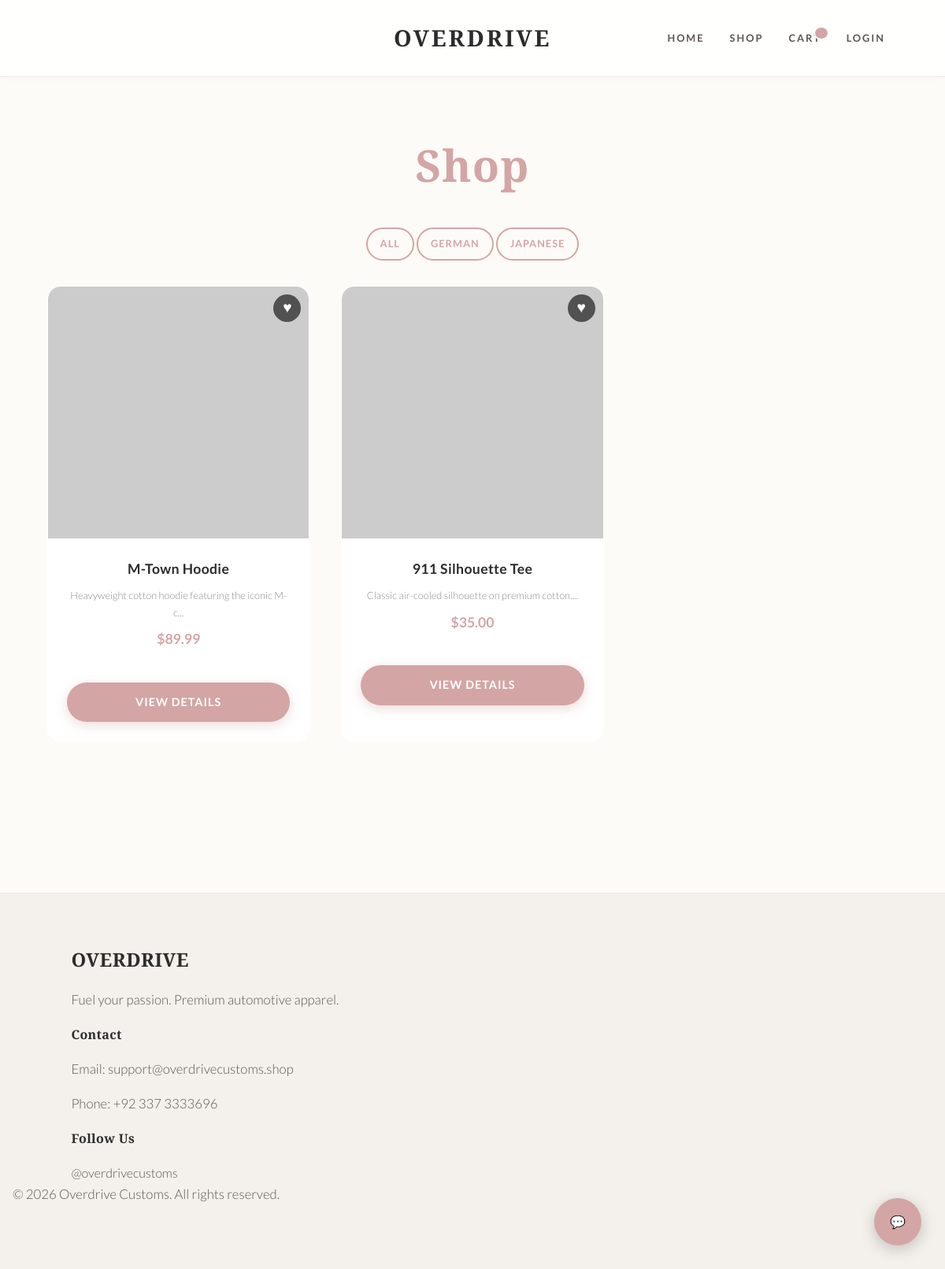
Page /shop.php?category=german on the committed database.
### tables this page shows
CREATE TABLE `products` (
  `id` int(11) NOT NULL,
  `title` varchar(255) NOT NULL,
  `slug` varchar(255) NOT NULL,
  `price` decimal(10,2) NOT NULL,
  `description` text DEFAULT NULL,
  `category_id` int(11) NOT NULL,
  `image_url` varchar(255) DEFAULT NULL,
  `visible` tinyint(1) NOT NULL DEFAULT 1,
  `created_at` timestamp NOT NULL DEFAULT current_timestamp(),
  `updated_at` timestamp NOT NULL DEFAULT current_timestamp() ON UPDATE current_timestamp()
);

### shop.php (the view, shortened to what this page needs)
<?php
require_once 'inc/header.php';
$categorySlug = $_GET['category'] ?? null;
$whereClause = "WHERE visible = 1";
$params = [];
if ($categorySlug) {
    $stmt = $pdo->prepare("SELECT id FROM categories WHERE slug = ?");
    $stmt->execute([$categorySlug]);
    $catId = $stmt->fetchColumn();
    if ($catId) {
        $whereClause .= " AND category_id = ?";
        $params[] = $catId;
    }
}
$stmt = $pdo->prepare("SELECT * FROM products $whereClause ORDER BY created_at DESC");
$stmt->execute($params);
$products = $stmt->fetchAll();
?>
<div class="container" style="padding: 4rem 0;">
    <h1 style="color: var(--accent-color); margin-bottom: 2rem; text-align: center; font-family: var(--font-heading); font-size: 3.5rem;">Shop</h1>
    <div style="display: flex; justify-content: center; align-items: center; margin-bottom: 2rem;">
        <div class="filters">
            <a href="shop.php" class="btn btn-outline" style="padding: 0.5rem 1rem; font-size: 0.8rem;">All</a>
            <a href="shop.php?category=german" class="btn btn-outline" style="padding: 0.5rem 1rem; font-size: 0.8rem;">German</a>
            <a href="shop.php?category=japanese" class="btn btn-outline" style="padding: 0.5rem 1rem; font-size: 0.8rem;">Japanese</a>
        </div>
    </div>
    <?php if (empty($products)): ?>
        <p>No products found in this category.</p>
    <?php else: ?>
        <div class="product-grid">
            <?php foreach ($products as $product): ?>
                <div class="product-card" style="position: relative;">
                    <button class="wishlist-btn" onclick="toggleWishlist(<?php echo $product['id']; ?>, this)" style="position: absolute; top: 10px; right: 10px; z-index: 10; background: rgba(0,0,0,0.6); border: none; color: #fff; border-radius: 50%; width: 35px; height: 35px; font-size: 1.2rem; cursor: pointer; display: flex; align-items: center; justify-content: center; transition: color 0.3s;">
                        &hearts;
                    </button>
                    <a href="product.php?id=<?php echo $product['id']; ?>" style="text-decoration: none; color: inherit;">
                        <div class="product-img">
                            <img src="<?php echo htmlspecialchars($product['image_url'] ?: 'assets/img/placeholder.jpg'); ?>"
                                 alt="<?php echo htmlspecialchars($product['title']); ?>"
                                 onerror="this.src='https://placehold.co/400x400/222/e10600?text=Product'">
                        </div>
                        <div class="product-details">
                            <h3 class="product-title"><?php echo htmlspecialchars($product['title']); ?></h3>
                            <p style="font-size: 0.8rem; color: #888; margin-bottom: 0.5rem;"><?php echo htmlspecialchars(substr($product['description'], 0, 50)) . '...'; ?></p>
                            <span class="product-price">$<?php echo htmlspecialchars($product['price']); ?></span>
                        </div>
                    </a>
                    <div style="padding: 0 1.5rem 1.5rem;">
                        <a href="product.php?id=<?php echo $product['id']; ?>" class="btn" style="width: 100%; text-align: center; display: block;">View Details</a>
                    </div>
                </div>
            <?php endforeach; ?>
        </div>
    <?php endif; ?>
</div>
<?php require_once 'inc/footer.php'; ?>

### assets/css/style.css (style rules this page uses)
:root { --bg-color: #FDFBF7; --text-color: #5D5555; --accent-color: #D4A5A5; --accent-hover: #C39090; --card-bg: #FFFFFF; --border-color: #EEE5E5; --font-heading: 'Playfair Display', serif; --font-body: 'Lato', sans-serif; --shadow: 0 10px 30px rgba(212, 165, 165, 0.15); --radius: 16px; }
* { box-sizing: border-box; margin: 0; padding: 0; }
body { background-color: var(--bg-color); color: var(--text-color); font-family: var(--font-body); line-height: 1.7; font-weight: 300; }
a { color: inherit; text-decoration: none; transition: all 0.3s ease; }
img { max-width: 100%; display: block; border-radius: var(--radius); }
h1, h2, h3, h4, h5, h6 { font-family: var(--font-heading); color: #2C2C2C; font-weight: 600; letter-spacing: 0.02em; margin-bottom: 1rem; }
h1 { font-size: 3.5rem; }
h3 { font-size: 1.5rem; }
p { margin-bottom: 1rem; font-size: 1.05rem; }
.container { width: 90%; max-width: 1200px; margin: 0 auto; padding: 0 1rem; }
.product-grid { display: grid; grid-template-columns: repeat(auto-fill, minmax(280px, 1fr)); gap: 2.5rem; margin-bottom: 4rem; }
.product-card { background: var(--card-bg); border-radius: var(--radius); overflow: hidden; transition: all 0.4s cubic-bezier(0.165, 0.84, 0.44, 1); border: 1px solid transparent; }
.product-img { height: 320px; background: #f4f4f4; overflow: hidden; position: relative; }
.product-img img { width: 100%; height: 100%; object-fit: cover; border-radius: var(--radius) var(--radius) 0 0; }
.product-details { padding: 1.5rem; text-align: center; }
.product-title { font-size: 1.1rem; margin-bottom: 0.5rem; font-family: var(--font-body); font-weight: 700; }
.product-price { display: block; font-size: 1.1rem; color: var(--accent-color); margin-bottom: 1rem; font-weight: 600; }
.btn { display: inline-block; padding: 0.8rem 2rem; background-color: var(--accent-color); color: #fff; border: none; cursor: pointer; font-size: 0.9rem; font-weight: 600; text-transform: uppercase; letter-spacing: 1px; border-radius: 50px; transition: all 0.3s ease; box-shadow: 0 4px 15px rgba(212, 165, 165, 0.4); }
.btn-outline { background: transparent; border: 2px solid var(--accent-color); color: var(--accent-color); box-shadow: none; }

### rows in the picture
products: title "M-Town Hoodie", description "Heavyweight cotton hoodie featuring the iconic M-c", price "89.99", $product['id'] 1 (drawn)
products: title "911 Silhouette Tee", description "Classic air-cooled silhouette on premium cotton.", price "35.00"
